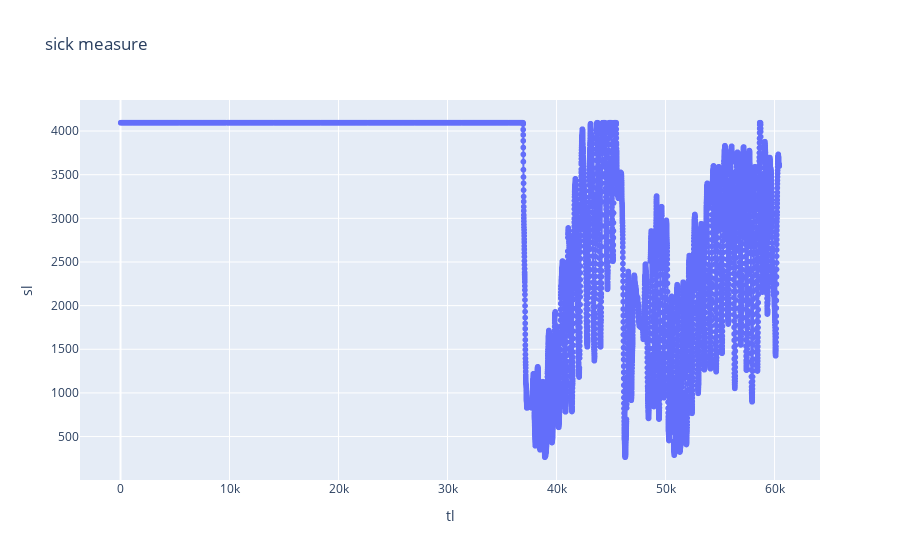

Notebook code cell kept with this figure:
### Code cell
import plotly.express as px
fig=px.line(df, x="tl", y="sl", title="sick measure", labels="ax", markers=True)
# fig =fig.add_scatter(x=df["tl"], y=df["yl"], mode="lines+markers")
# fig.update_layout( showlegend=True)
fig.show()

### Figure 1 — Plotly figure (JSON) as saved in the notebook; plotly's stock layout.template omitted (floating-point values rounded to 4 significant figures; data arrays with more than 128 entries replaced by an {"elided": "..."} marker saying what was removed)
{"data": [{"hovertemplate": "tl=%{x}<br>sl=%{y}<extra></extra>", "legendgroup": "", "line": {"color": "#636efa", "dash": "solid"}, "marker": {"symbol": "circle"}, "mode": "markers+lines", "name": "", "showlegend": false, "type": "scattergl", "x": {"elided": "14000 int values"}, "xaxis": "x", "y": {"elided": "14000 int values"}, "yaxis": "y"}], "layout": {"legend": {"tracegroupgap": 0}, "title": {"text": "sick measure"}, "xaxis": {"anchor": "y", "domain": [0, 1], "title": {"text": "tl"}}, "yaxis": {"anchor": "x", "domain": [0, 1], "title": {"text": "sl"}}}}
